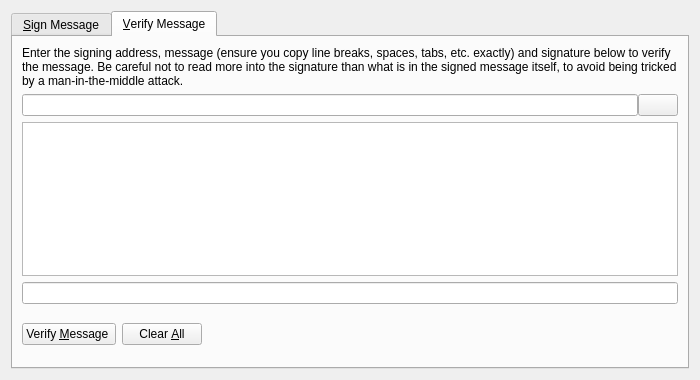
<?xml version="1.0" encoding="UTF-8"?>
<ui version="4.0">
 <class>SignVerifyMessageDialog</class>
 <widget class="QDialog" name="SignVerifyMessageDialog">
  <property name="geometry">
   <rect>
    <x>0</x>
    <y>0</y>
    <width>700</width>
    <height>380</height>
   </rect>
  </property>
  <property name="windowTitle">
   <string>Signatures - Sign / Verify a Message</string>
  </property>
  <property name="styleSheet">
   <string notr="true"/>
  </property>
  <property name="modal">
   <bool>true</bool>
  </property>
  <layout class="QVBoxLayout" name="verticalLayout">
   <item>
    <widget class="QTabWidget" name="tabWidget">
     <property name="currentIndex">
      <number>1</number>
     </property>
     <widget class="QWidget" name="tabSignMessage">
      <attribute name="title">
       <string>&amp;Sign Message</string>
      </attribute>
      <layout class="QVBoxLayout" name="verticalLayout_SM">
       <item>
        <widget class="QLabel" name="infoLabel_SM">
         <property name="text">
          <string>You can sign messages with your addresses to prove you own them. Be careful not to sign anything vague, as phishing attacks may try to trick you into signing your identity over to them. Only sign fully-detailed statements you agree to.</string>
         </property>
         <property name="textFormat">
          <enum>Qt::PlainText</enum>
         </property>
         <property name="wordWrap">
          <bool>true</bool>
         </property>
        </widget>
       </item>
       <item>
        <layout class="QHBoxLayout" name="horizontalLayout_1_SM">
         <property name="spacing">
          <number>0</number>
         </property>
         <item>
          <widget class="QValidatedLineEdit" name="addressIn_SM">
           <property name="toolTip">
            <string>The address to sign the message with (e.g. Ler4HNAEfwYhBmGXcFP2Po1NpRUEiK8km2)</string>
           </property>
           <property name="maxLength">
            <number>34</number>
           </property>
          </widget>
         </item>
         <item>
          <widget class="QPushButton" name="addressBookButton_SM">
           <property name="toolTip">
            <string>Choose an address from the address book</string>
           </property>
           <property name="text">
            <string/>
           </property>
           <property name="icon">
            <iconset resource="../bitcoin.qrc">
             <normaloff>:/icons/address-book</normaloff>:/icons/address-book</iconset>
           </property>
           <property name="shortcut">
            <string>Alt+A</string>
           </property>
           <property name="autoDefault">
            <bool>false</bool>
           </property>
          </widget>
         </item>
         <item>
          <widget class="QPushButton" name="pasteButton_SM">
           <property name="toolTip">
            <string>Paste address from clipboard</string>
           </property>
           <property name="text">
            <string/>
           </property>
           <property name="icon">
            <iconset resource="../bitcoin.qrc">
             <normaloff>:/icons/editpaste</normaloff>:/icons/editpaste</iconset>
           </property>
           <property name="shortcut">
            <string>Alt+P</string>
           </property>
           <property name="autoDefault">
            <bool>false</bool>
           </property>
          </widget>
         </item>
        </layout>
       </item>
       <item>
        <widget class="QPlainTextEdit" name="messageIn_SM">
         <property name="toolTip">
          <string>Enter the message you want to sign here</string>
         </property>
        </widget>
       </item>
       <item>
        <widget class="QLabel" name="signatureLabel_SM">
         <property name="text">
          <string>Signature</string>
         </property>
         <property name="textFormat">
          <enum>Qt::PlainText</enum>
         </property>
        </widget>
       </item>
       <item>
        <layout class="QHBoxLayout" name="horizontalLayout_2_SM">
         <property name="spacing">
          <number>0</number>
         </property>
         <item>
          <widget class="QLineEdit" name="signatureOut_SM">
           <property name="font">
            <font>
             <italic>true</italic>
            </font>
           </property>
           <property name="readOnly">
            <bool>true</bool>
           </property>
          </widget>
         </item>
         <item>
          <widget class="QPushButton" name="copySignatureButton_SM">
           <property name="toolTip">
            <string>Copy the current signature to the system clipboard</string>
           </property>
           <property name="text">
            <string/>
           </property>
           <property name="icon">
            <iconset resource="../bitcoin.qrc">
             <normaloff>:/icons/editcopy</normaloff>:/icons/editcopy</iconset>
           </property>
           <property name="autoDefault">
            <bool>false</bool>
           </property>
          </widget>
         </item>
        </layout>
       </item>
       <item>
        <layout class="QHBoxLayout" name="horizontalLayout_3_SM">
         <item alignment="Qt::AlignLeft">
          <widget class="QPushButton" name="signMessageButton_SM">
           <property name="toolTip">
            <string>Sign the message to prove you own this LemurCoin address</string>
           </property>
           <property name="text">
            <string>Sign &amp;Message </string>
           </property>
           <property name="icon">
            <iconset resource="../bitcoin.qrc">
             <normaloff>:/icons/edit</normaloff>:/icons/edit</iconset>
           </property>
           <property name="autoDefault">
            <bool>false</bool>
           </property>
          </widget>
         </item>
         <item>
          <widget class="QPushButton" name="clearButton_SM">
           <property name="toolTip">
            <string>Reset all sign message fields</string>
           </property>
           <property name="text">
            <string>Clear &amp;All</string>
           </property>
           <property name="icon">
            <iconset resource="../bitcoin.qrc">
             <normaloff>:/icons/remove</normaloff>:/icons/remove</iconset>
           </property>
           <property name="autoDefault">
            <bool>false</bool>
           </property>
          </widget>
         </item>
         <item>
          <spacer name="horizontalSpacer_1_SM">
           <property name="orientation">
            <enum>Qt::Horizontal</enum>
           </property>
           <property name="sizeHint" stdset="0">
            <size>
             <width>40</width>
             <height>48</height>
            </size>
           </property>
          </spacer>
         </item>
         <item>
          <widget class="QLabel" name="statusLabel_SM">
           <property name="font">
            <font>
             <weight>75</weight>
             <bold>true</bold>
            </font>
           </property>
           <property name="text">
            <string/>
           </property>
           <property name="wordWrap">
            <bool>true</bool>
           </property>
          </widget>
         </item>
         <item>
          <spacer name="horizontalSpacer_2_SM">
           <property name="orientation">
            <enum>Qt::Horizontal</enum>
           </property>
           <property name="sizeHint" stdset="0">
            <size>
             <width>40</width>
             <height>48</height>
            </size>
           </property>
          </spacer>
         </item>
        </layout>
       </item>
      </layout>
     </widget>
     <widget class="QWidget" name="tabVerifyMessage">
      <attribute name="title">
       <string>&amp;Verify Message</string>
      </attribute>
      <layout class="QVBoxLayout" name="verticalLayout_VM">
       <item>
        <widget class="QLabel" name="infoLabel_VM">
         <property name="text">
          <string>Enter the signing address, message (ensure you copy line breaks, spaces, tabs, etc. exactly) and signature below to verify the message. Be careful not to read more into the signature than what is in the signed message itself, to avoid being tricked by a man-in-the-middle attack.</string>
         </property>
         <property name="textFormat">
          <enum>Qt::PlainText</enum>
         </property>
         <property name="alignment">
          <set>Qt::AlignLeading|Qt::AlignLeft|Qt::AlignTop</set>
         </property>
         <property name="wordWrap">
          <bool>true</bool>
         </property>
        </widget>
       </item>
       <item>
        <layout class="QHBoxLayout" name="horizontalLayout_1_VM">
         <property name="spacing">
          <number>0</number>
         </property>
         <item>
          <widget class="QValidatedLineEdit" name="addressIn_VM">
           <property name="toolTip">
            <string>The address the message was signed with (e.g. Ler4HNAEfwYhBmGXcFP2Po1NpRUEiK8km2)</string>
           </property>
           <property name="maxLength">
            <number>34</number>
           </property>
          </widget>
         </item>
         <item>
          <widget class="QPushButton" name="addressBookButton_VM">
           <property name="toolTip">
            <string>Choose an address from the address book</string>
           </property>
           <property name="text">
            <string/>
           </property>
           <property name="icon">
            <iconset resource="../bitcoin.qrc">
             <normaloff>:/icons/address-book</normaloff>:/icons/address-book</iconset>
           </property>
           <property name="shortcut">
            <string>Alt+A</string>
           </property>
           <property name="autoDefault">
            <bool>false</bool>
           </property>
          </widget>
         </item>
        </layout>
       </item>
       <item>
        <widget class="QPlainTextEdit" name="messageIn_VM"/>
       </item>
       <item>
        <widget class="QValidatedLineEdit" name="signatureIn_VM"/>
       </item>
       <item>
        <layout class="QHBoxLayout" name="horizontalLayout_2_VM">
         <item alignment="Qt::AlignLeft">
          <widget class="QPushButton" name="verifyMessageButton_VM">
           <property name="toolTip">
            <string>Verify the message to ensure it was signed with the specified LemurCoin address</string>
           </property>
           <property name="text">
            <string>Verify &amp;Message </string>
           </property>
           <property name="icon">
            <iconset resource="../bitcoin.qrc">
             <normaloff>:/icons/transaction_0</normaloff>:/icons/transaction_0</iconset>
           </property>
           <property name="autoDefault">
            <bool>false</bool>
           </property>
          </widget>
         </item>
         <item>
          <widget class="QPushButton" name="clearButton_VM">
           <property name="toolTip">
            <string>Reset all verify message fields</string>
           </property>
           <property name="text">
            <string>Clear &amp;All</string>
           </property>
           <property name="icon">
            <iconset resource="../bitcoin.qrc">
             <normaloff>:/icons/remove</normaloff>:/icons/remove</iconset>
           </property>
           <property name="autoDefault">
            <bool>false</bool>
           </property>
          </widget>
         </item>
         <item>
          <spacer name="horizontalSpacer_1_VM">
           <property name="orientation">
            <enum>Qt::Horizontal</enum>
           </property>
           <property name="sizeHint" stdset="0">
            <size>
             <width>40</width>
             <height>48</height>
            </size>
           </property>
          </spacer>
         </item>
         <item>
          <widget class="QLabel" name="statusLabel_VM">
           <property name="font">
            <font>
             <weight>75</weight>
             <bold>true</bold>
            </font>
           </property>
           <property name="text">
            <string/>
           </property>
           <property name="wordWrap">
            <bool>true</bool>
           </property>
          </widget>
         </item>
         <item>
          <spacer name="horizontalSpacer_2_VM">
           <property name="orientation">
            <enum>Qt::Horizontal</enum>
           </property>
           <property name="sizeHint" stdset="0">
            <size>
             <width>40</width>
             <height>48</height>
            </size>
           </property>
          </spacer>
         </item>
        </layout>
       </item>
      </layout>
     </widget>
    </widget>
   </item>
  </layout>
 </widget>
 <customwidgets>
  <customwidget>
   <class>QValidatedLineEdit</class>
   <extends>QLineEdit</extends>
   <header>qvalidatedlineedit.h</header>
  </customwidget>
 </customwidgets>
 <resources>
  <include location="../bitcoin.qrc"/>
 </resources>
 <connections/>
</ui>
